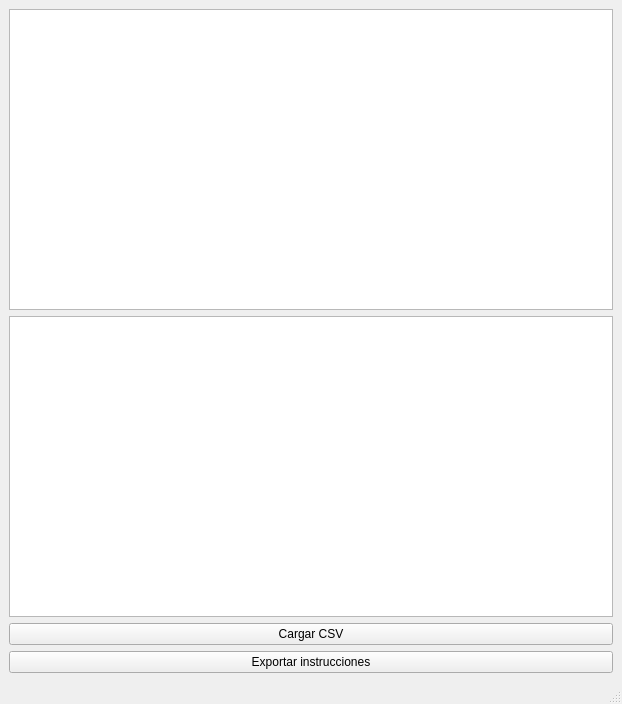
<?xml version="1.0" encoding="UTF-8"?>
<ui version="4.0">
 <class>MainWindow</class>
 <widget class="QMainWindow" name="MainWindow">
  <property name="geometry">
   <rect>
    <x>0</x>
    <y>0</y>
    <width>622</width>
    <height>704</height>
   </rect>
  </property>
  <property name="windowTitle">
   <string>Lab Planner</string>
  </property>
  <widget class="QWidget" name="centralwidget">
   <layout class="QVBoxLayout" name="verticalLayout_2">
    <item>
     <widget class="QTableView" name="tableView"/>
    </item>
    <item>
     <widget class="QListWidget" name="listWidgetColumns"/>
    </item>
    <item>
     <widget class="QPushButton" name="pushButtonLoad">
      <property name="text">
       <string>Cargar CSV</string>
      </property>
     </widget>
    </item>
    <item>
     <widget class="QPushButton" name="pushButtonExport">
      <property name="text">
       <string>Exportar instrucciones</string>
      </property>
     </widget>
    </item>
   </layout>
  </widget>
  <widget class="QMenuBar" name="menubar">
   <property name="geometry">
    <rect>
     <x>0</x>
     <y>0</y>
     <width>622</width>
     <height>24</height>
    </rect>
   </property>
  </widget>
  <widget class="QStatusBar" name="statusbar"/>
  <action name="actionAbrir_CSV">
   <property name="text">
    <string>Abrir CSV</string>
   </property>
  </action>
  <action name="actionExportar_instrucciones">
   <property name="text">
    <string>Exportar instrucciones</string>
   </property>
  </action>
 </widget>
 <resources/>
 <connections/>
</ui>
